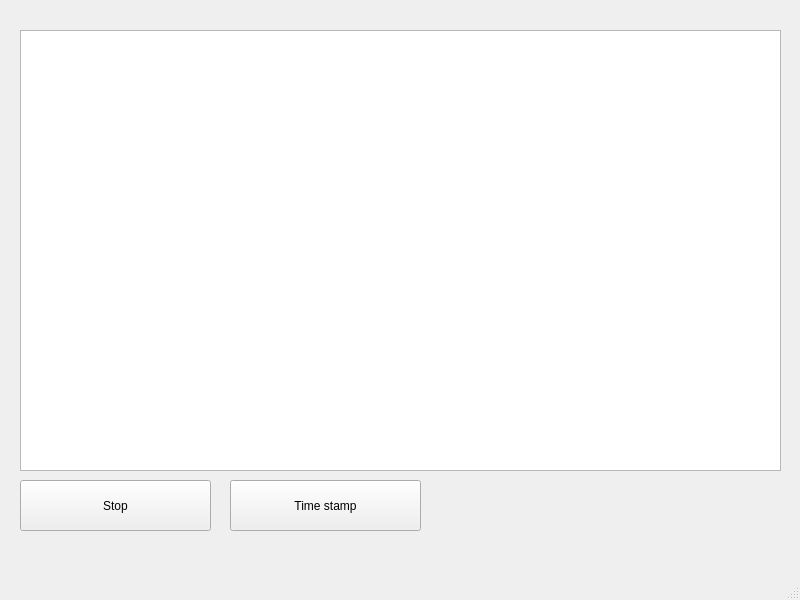
<?xml version="1.0" encoding="UTF-8"?>
<ui version="4.0">
 <class>MainWindow</class>
 <widget class="QMainWindow" name="MainWindow">
  <property name="geometry">
   <rect>
    <x>0</x>
    <y>0</y>
    <width>800</width>
    <height>600</height>
   </rect>
  </property>
  <property name="windowTitle">
   <string>MainWindow</string>
  </property>
  <widget class="QWidget" name="centralwidget">
   <widget class="QTextBrowser" name="textBrowser">
    <property name="geometry">
     <rect>
      <x>20</x>
      <y>30</y>
      <width>761</width>
      <height>441</height>
     </rect>
    </property>
   </widget>
   <widget class="QPushButton" name="Stop">
    <property name="geometry">
     <rect>
      <x>20</x>
      <y>480</y>
      <width>191</width>
      <height>51</height>
     </rect>
    </property>
    <property name="text">
     <string>Stop</string>
    </property>
   </widget>
   <widget class="QPushButton" name="TimeStamp">
    <property name="geometry">
     <rect>
      <x>230</x>
      <y>480</y>
      <width>191</width>
      <height>51</height>
     </rect>
    </property>
    <property name="text">
     <string>Time stamp</string>
    </property>
   </widget>
  </widget>
  <widget class="QStatusBar" name="statusbar"/>
 </widget>
 <resources/>
 <connections/>
</ui>
